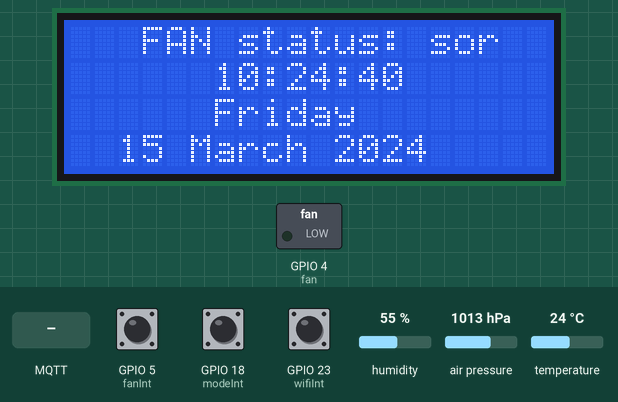
This sketch was run on a simulated ESP32. Parts: 20×4 character LCD, switched loads named in the sketch (green lamp = pin HIGH). The test bench sets the inputs (shaded band); at power-on: GPIO 18 (modeInt) HIGH, GPIO 5 (fanInt) HIGH, GPIO 23 (wifiInt) HIGH, humidity 55 %, air pressure 1013 hPa, temperature 24 °C. WiFi joins after 1.5 s; servers stay silent unless stated; the local clock reads 2024-03-15 10:24:30 at power-on unless the sketch sets it; no MQTT or app messages arrive unless stated; what the sketch prints to the serial monitor is not drawn.

Above: at 10.8 s.
10.9 s: MQTT message "1" arrives on the first subscribed topic
At 12.4 s:
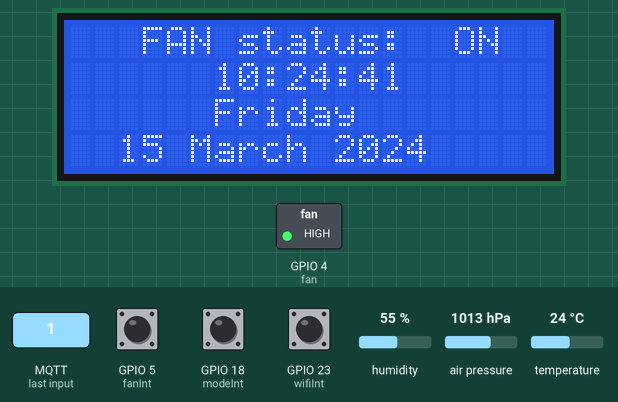
14.7 s: GPIO 18 (modeInt) pulled LOW for 0.15 s
At 16.0 s:
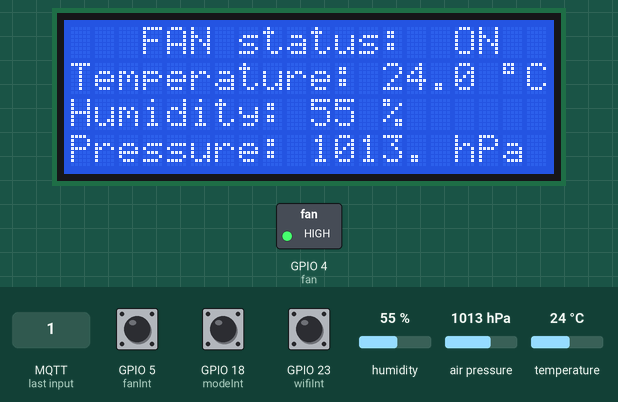
17.1 s: GPIO 5 (fanInt) pulled LOW for 1 s
At 18.5 s:
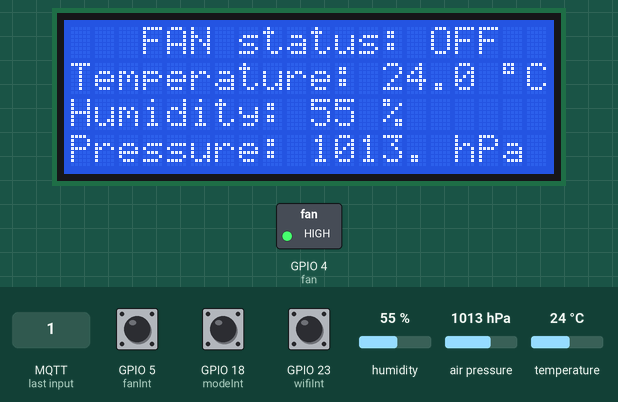
20.2 s: GPIO 23 (wifiInt) pulled LOW for 0.15 s
At 21.2 s:
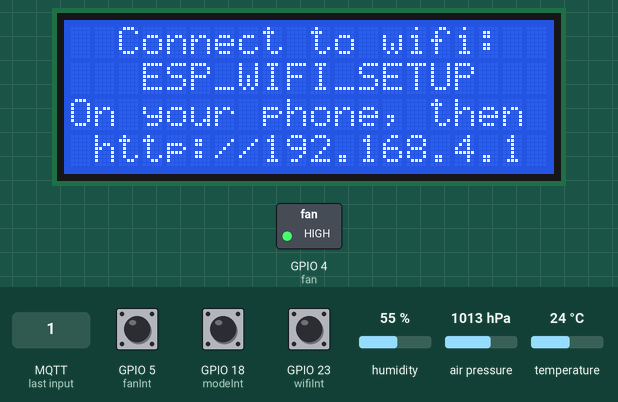
24.2 s: humidity set to 22 %
At 27.7 s:
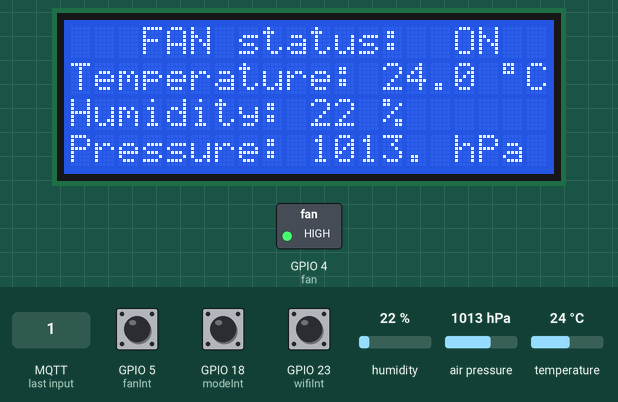
28.0 s: MQTT message "0" arrives on the first subscribed topic
At 29.7 s:
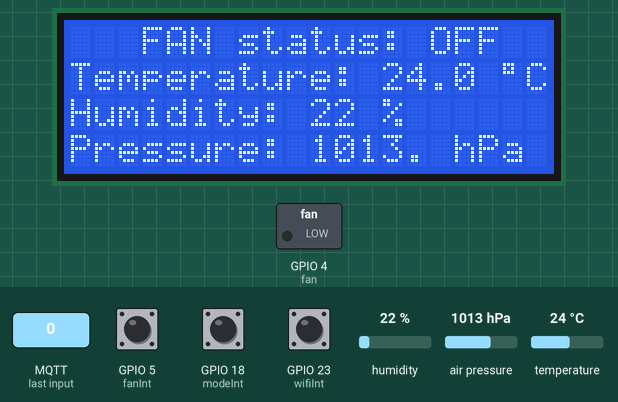
Timing chart, 0 to 30.7 s (numbered marks = the images above; inputs shaded):
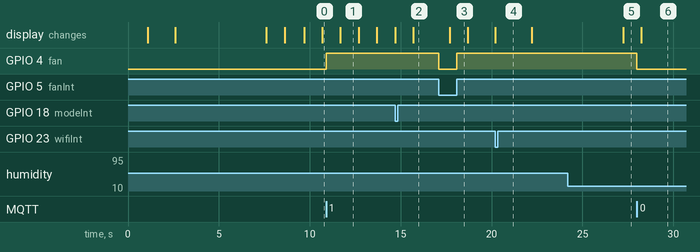

Measured:
- after the input at 10.9 s, GPIO 4 (fan): LOW → HIGH at once; the display: changes after 0.79 s (image 1)
- after the input at 14.7 s, the display: changes after 1.0 s (image 2)
- after the input at 17.1 s, GPIO 4 (fan): HIGH → LOW at once, → HIGH 1.0 s later; the display: changes after 0.60 s (image 3)
- after the input at 20.2 s, the display: changes at once (image 4)
- after the input at 24.2 s, the display: changes after 3.0 s (image 5)
- after the input at 28.0 s, GPIO 4 (fan): HIGH → LOW at once; the display: changes after 0.25 s (image 6)

The sketch:

Environmental_Sensor.ino
```cpp
#include <stdbool.h>
#include <LiquidCrystal.h>
#include <WiFi.h>
#include <WiFiManager.h>
#include "time.h"
#include <PubSubClient.h>
#include <Wire.h>
#include <Adafruit_Sensor.h>
#include <Adafruit_BME280.h>

#define SEALEVELPRESSURE_HPA (1013.25)
Adafruit_BME280 bme; // I2C

//Define LCD Pins
#define RS 27
#define EN 26
#define D4 25
#define D5 33
#define D6 32
#define D7 19
#define fan 4
LiquidCrystal lcd(RS,EN,D4,D5,D6,D7);           // Assign lcd pins

//interrupts
#define fanInt 5
#define wifiInt 23
#define modeInt 18

char line1[21],line2[21],line3[21],line4[21];  //Initialize line data buffers
char sysTime[9];
char sysDate[20];
char temps[10];
char humid[10];
char pres[10];
char fanStatus[4];
bool fan_Status;

float temperature = 0.0;
float humidity = 0.0;
float pressure = 0.0;

//Set time parameters
int tmz = 1;           // Set timezone
const char* ntpServer = "pool.ntp.org";
long  gmtOffset_sec = tmz*3600;            //timezone setting
const int   daylightOffset_sec = 3600;
bool res;
bool timeConfigured = false;
unsigned long lasttick= 0;
int strsize = 0;
int pos = 0;
bool wifiSetup = false;
int timeout = 60;
float thresholdTemp = 30.0;
bool dispTime  = true;
// MQTT Broker
const char *mqtt_broker = "broker.emqx.io";

//Publishing Topics
const char *tmp_tpc = "txm365/esp32/tmp";
const char *hum_tpc = "txm365/esp32/hum";
const char *prs_tpc = "txm365/esp32/prs";
const char *timer_tpc = "txm365/esp32/time";
const char *fan_ctrl_tpc_dev_pub = "txm365/esp32/fan_ctrl_pub";

//Subscription topics
const char *fan_ctrl_tpc_dev_sub = "txm365/esp32/fan_ctrl_sub";

const char *mqtt_username = "emqx";
const char *mqtt_password = "public";
const int mqtt_port = 1883;

unsigned long button_time = 0;
unsigned long last_button_time = 0;
String tmp = "";
bool autoFan = false;
WiFiClient espClient;
PubSubClient client(espClient);

void IRAM_ATTR setWIFI() {
 button_time = millis();

  if (button_time - last_button_time > 500)
  {
      last_button_time = millis();
      wifiSetup = true;
  }
}

void IRAM_ATTR changeDispMode() {
   button_time = millis();

  if (button_time - last_button_time > 500){
    last_button_time = millis();
    if (dispTime == true){
      dispTime = false;
    }
    else  if (dispTime == false){
      dispTime = true;
    }

  }
}

void IRAM_ATTR cntlFan() {
   button_time = millis();

  if (button_time - last_button_time > 500){
    last_button_time = millis();
    if(fan_Status){
     // ets_printf("Fan: OFF\n");
        digitalWrite(fan, LOW);
        fan_Status = false;
        //client.publish(fan_ctrl_tpc_dev_pub, "0");
        sprintf(fanStatus,"%3s", "OFF");
    }

     else if(fan_Status==false){
        //ets_printf("Fan: ON\n");
        digitalWrite(fan, HIGH);
        fan_Status = true;
       //client.publish(fan_ctrl_tpc_dev_pub,"1");
        sprintf(fanStatus,"%3s", "ON");
      }
    }
}

void setup(){
  Serial.begin(115200);

  pinMode(fan, OUTPUT); // set the pin as output
  digitalWrite(fan, LOW);
  fan_Status  = false;

  pinMode(fanInt, INPUT_PULLUP);
  attachInterrupt(digitalPinToInterrupt(fanInt), cntlFan, CHANGE);
  pinMode(wifiInt, INPUT_PULLUP);
  attachInterrupt(digitalPinToInterrupt(wifiInt), setWIFI, CHANGE);
  pinMode(modeInt, INPUT_PULLUP);
  attachInterrupt(digitalPinToInterrupt(modeInt), changeDispMode, CHANGE);

    //Format the LCD buffers with blank spaces
  for(int i = 0; i<4; i++){
      lcd.setCursor(0,i);
      lcd.print("                    ");
   }

    lcd.begin(20, 4);   //Initialize screen as a 20x4
    lcd.clear();
    //clear off the lcd screen spaces
    lcd.setCursor(0,1);
    lcd.print(line1);
    lcd.setCursor(1,1);
    lcd.print(line2);
    lcd.setCursor(2,1);
    lcd.print(line3);
    lcd.setCursor(3,1);
    lcd.print(line4);

      lcd.setCursor(0,1);
      lcd.print(" Connecting to WIFI ");
      delay(1000);
    //connect to WiFi


    while ((WiFi.status() != WL_CONNECTED)){
      WiFi.mode(WIFI_STA); // explicitly set mode, esp defaults to STA+AP
      WiFiManager wm;


        lcd.setCursor(0,0);
        lcd.print("  Connect to wifi:  ");
        lcd.setCursor(0,1);
        lcd.print("   ESP_WIFI_SETUP   ");
        lcd.setCursor(0,2);
        lcd.print("On your phone, then ");
        lcd.setCursor(0,3);
        lcd.print(" http://192.168.4.1 ");


      res = wm.autoConnect("ESP_WIFI_SETUP");
      if(!res) {
            Serial.println("Failed to connect");
            lcd.setCursor(0,1);
            lcd.print("  Failed to connect ");
            delay(5000);
            ESP.restart();
        }

   }
         strsize = sizeof(WiFi.SSID());
         pos = floor(abs((20 - (strsize-1)))/2);
        lcd.setCursor(0,0);
        lcd.print("    Connected to    ");
        lcd.setCursor(0,1);
        lcd.print("                    ");
        lcd.setCursor(pos,1);
        lcd.print(WiFi.SSID());
        lcd.setCursor(0,2);
        lcd.print(" Network IP ADDRESS ");
        lcd.setCursor(0,3);
        lcd.print("                    ");
        lcd.setCursor(2,3);
        lcd.print(WiFi.localIP());

        delay(5000);

        configTime(gmtOffset_sec, daylightOffset_sec, ntpServer);
         timeConfigured = true;

        lcd.setCursor(0,0);
          lcd.print("   Checking Sensor  ");
          lcd.setCursor(0,3);
          lcd.print("                    ");
        if (! bme.begin(0x76, &Wire)) {

          lcd.setCursor(0,1);
          lcd.print("                    ");

          lcd.setCursor(0,2);
          lcd.print("BME280 SENSOR Failed");

        }
        else{
          lcd.setCursor(0,1);
          lcd.print("                    ");

          lcd.setCursor(0,2);
          lcd.print("BME280 SENSOR Ready");
           delay(1000);
          displaySensor();

        }
        delay(1000);


         //connecting to a mqtt broker
       client.setServer(mqtt_broker, mqtt_port);
       client.setCallback(callback);
       while (!client.connected()) {
           String client_id = "esp32-client-txm365";
           client_id += String(WiFi.macAddress());
           Serial.printf("The client %s connects to the public mqtt broker\n", client_id.c_str());
           if (client.connect(client_id.c_str(), mqtt_username, mqtt_password)) {
               Serial.println("Public emqx mqtt broker connected");
           } else {
               Serial.print("failed with state ");
               Serial.print(client.state());
               delay(2000);
           }
       }
       // subscribe and listen to fan control commands
       client.subscribe(fan_ctrl_tpc_dev_sub);


}

void callback(char *topic, byte *payload, unsigned int length) {

       if(payload[0] =='0'){
        Serial.println("Fan: OFF");
        digitalWrite(fan, LOW);
        fan_Status = false;
        client.publish(fan_ctrl_tpc_dev_pub, "0");
        sprintf(fanStatus,"%3s", "OFF");
       }
       else if(payload[0] =='1'){
        Serial.println("Fan: ON");
        digitalWrite(fan, HIGH);
        fan_Status = true;
        client.publish(fan_ctrl_tpc_dev_pub,"1");
        sprintf(fanStatus,"%3s", "ON");
       }

}

void loop(){
  client.loop();
  struct tm timeinfo;
  if (millis() - lasttick > 1000){
    lasttick = millis();


    if(!getLocalTime(&timeinfo)){
      lcd.clear();
     sprintf(line2,"%s","Time Update Failed! ");
     lcd.setCursor(0,1);
     lcd.print(line2);
      return;
  }

    bme.takeForcedMeasurement();
    if(bme.readTemperature() > thresholdTemp && fan_Status == false){
      //turn fan
      autoFan == true;
      digitalWrite(fan, HIGH);
      fan_Status = true;
        sprintf(fanStatus,"%3s", "ON");
    }

    else if (bme.readTemperature() < thresholdTemp && autoFan == true){
      autoFan == false;
       digitalWrite(fan, LOW);
       fan_Status = false;
        sprintf(fanStatus,"%3s", "OFF");
    }
     if (dispTime ==false) {

      displaySensor();
     }
     else if(dispTime == true){
      printLocalTime();
     }
     sprintf(sysTime,"%02d:%02d:%02d",timeinfo.tm_hour,timeinfo.tm_min, timeinfo.tm_sec);

     client.publish(timer_tpc, sysTime);


          pressure = bme.readPressure()/ 100.0F;
          delay(50);
          humidity = bme.readHumidity();
           delay(50);
          temperature = bme.readTemperature();
           delay(50);

          dtostrf(pressure, 5, 1, pres);
          dtostrf(humidity, 2, 2, humid);
          dtostrf(temperature, 2, 2, temps);

     client.publish(tmp_tpc, temps);
      client.publish(prs_tpc, pres);
     client.publish(hum_tpc, humid);

  }

  if(wifiSetup == true){

     WiFiManager wm;
    Serial.println("\n Starting");
     lcd.setCursor(0,0);
        lcd.print("  Connect to wifi:  ");
        lcd.setCursor(0,1);
        lcd.print("   ESP_WIFI_SETUP   ");
        lcd.setCursor(0,2);
        lcd.print("On your phone, then ");
        lcd.setCursor(0,3);
        lcd.print(" http://192.168.4.1 ");
     wm.setConfigPortalTimeout(timeout);

     if (!wm.startConfigPortal("ESP_WIFI_SETUP")) {
      Serial.println("failed to connect and hit timeout");
      lcd.setCursor(0,0);
        lcd.print("                    ");
        lcd.setCursor(0,1);
        lcd.print(" FAILED to Connect! ");
        lcd.setCursor(0,2);
        lcd.print("  PORTAL TIMED OUT! ");
        lcd.setCursor(0,3);
        lcd.print("                    ");
        delay(15000);

      //reset and try again, or maybe put it to deep sleep
      ESP.restart();
      delay(5000);
    }
    wifiSetup = false;
    delay(1000);
    strsize = sizeof(WiFi.SSID());
         pos = floor(abs((20 - (strsize-1)))/2);
         delay(1000);
        lcd.setCursor(0,0);
        lcd.print("    Connected to    ");
        lcd.setCursor(0,1);
        lcd.print("                    ");
        lcd.setCursor(pos,1);
        lcd.print(WiFi.SSID());
        lcd.setCursor(0,2);
        lcd.print(" Network IP ADDRESS ");
        lcd.setCursor(0,3);
        lcd.print("                    ");
        lcd.setCursor(2,3);
        lcd.print(WiFi.localIP());

        delay(5000);

  }
}


void printLocalTime(){
  struct tm timeinfo;
  if(!getLocalTime(&timeinfo)){
    lcd.clear();
   sprintf(line2,"%s","Time Update Failed! ");
   lcd.setCursor(0,1);
   lcd.print(line2);
    return;
  }

  lcd.setCursor(0,0);
  lcd.print("   FAN status: ");
  lcd.setCursor(15,0);
  lcd.print(fanStatus);
  lcd.setCursor(0,1);
  lcd.print(&timeinfo, "      %H:%M:%S      ");//
  lcd.setCursor(0,2);
  lcd.print(&timeinfo, "      %A        ");
  lcd.setCursor(0,3);
  lcd.print(&timeinfo, "  %d %B %Y    ");

 sprintf(sysTime,"%02d:%02d:%02d",timeinfo.tm_hour,timeinfo.tm_min, timeinfo.tm_sec);


}

void displaySensor(){

        pressure = bme.readPressure()/ 100.0F;
        humidity = bme.readHumidity();
        temperature = bme.readTemperature();

        lcd.setCursor(0,0);
        lcd.print("   FAN status: ");
        lcd.setCursor(15,0);
        lcd.print(fanStatus);
        lcd.setCursor(0,1);
        lcd.print("Temperature: ");
        Serial.println(temps);
        lcd.setCursor(13,1);
        lcd.print(temperature,1);
        lcd.setCursor(18,1);
        lcd.print((char)223);
        lcd.setCursor(19,1);
        lcd.print("C");
        lcd.setCursor(0,2);
         lcd.print("                    ");
         lcd.setCursor(0,2);
        lcd.print("Humidity: ");
        lcd.setCursor(10,2);
        lcd.print(humidity,0);
        lcd.setCursor(13,2);
        lcd.print("%");
        Serial.println(humid);
        lcd.setCursor(0,3);
        lcd.print("Pressure: ");
        lcd.setCursor(10,3);
        lcd.print(pressure,1);
        lcd.setCursor(15,3);
        lcd.print(" hPa");


}
```
